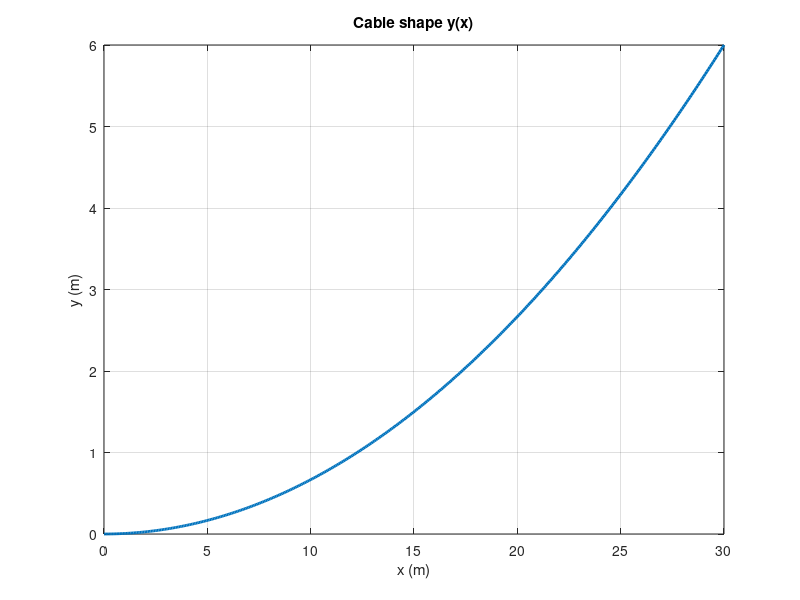
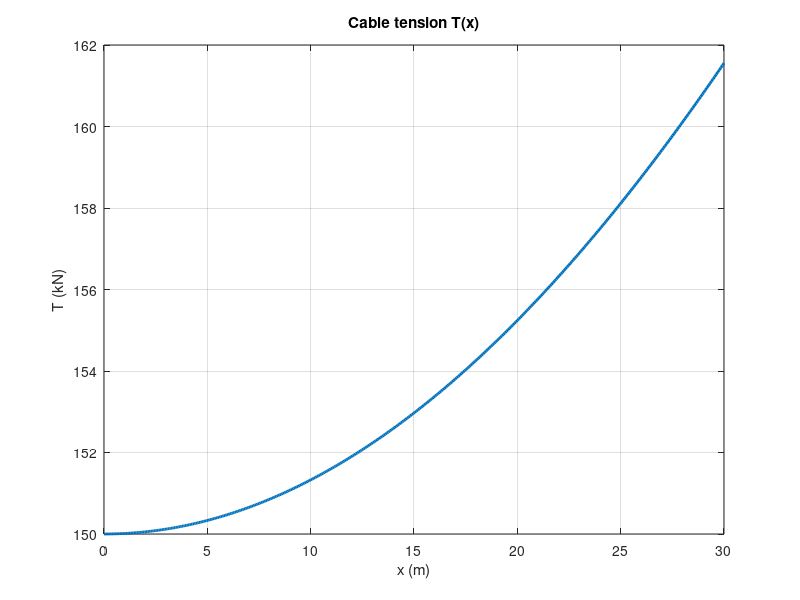

Source code (MATLAB) for these figures, in order:
clear; clc; close all;

L  = 30;
w  = 2;
xA = 0;  yA = 0;
xB = 30; yB = 6;

a = yB/(L^2);
H = w/(2*a);

fprintf('PART 1:\n');
fprintf('y(x) = a x^2,  a = %.10f  (1/m)\n', a);
fprintf('=> y(x) = %.10f x^2\n\n', a);

fprintf('PART 2:\n');
fprintf('H = %.10f kN\n\n', H);

VA = w*xA;
VB = w*xB;

TA = sqrt(H^2 + VA^2);
TB = sqrt(H^2 + VB^2);

x_minT = 0;
T_min  = H;

fprintf('PART 3:\n');
fprintf('T_A = %.10f kN\n', TA);
fprintf('T_B = %.10f kN\n', TB);
fprintf('Minimum tension at x = %.10f m,  T_min = %.10f kN\n\n', x_minT, T_min);

x = linspace(0, L, 400);
y = a*x.^2;
V = w*x;
T = sqrt(H^2 + V.^2);

figure(1);
plot(x, y, 'LineWidth', 2); grid on;
xlabel('x (m)'); ylabel('y (m)');
title('Cable shape y(x)');

figure(2);
plot(x, T, 'LineWidth', 2); grid on;
xlabel('x (m)'); ylabel('T (kN)');
title('Cable tension T(x)');

w2  = 1.2*w;
H2  = w2/(2*a);

Tmax1 = sqrt(H^2  + (w*L)^2);
Tmax2 = sqrt(H2^2 + (w2*L)^2);

pct_change = (Tmax2 - Tmax1)/Tmax1 * 100;

fprintf('PART 5:\n');
fprintf('Old Tmax = %.10f kN\n', Tmax1);
fprintf('New Tmax (w*1.2) = %.10f kN\n', Tmax2);
fprintf('Percent change in Tmax = %.10f %%\n', pct_change);
